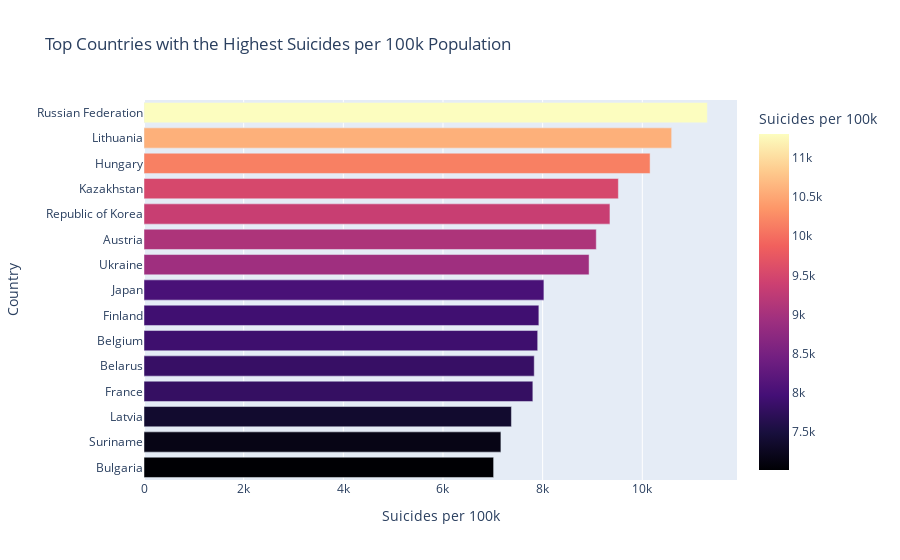

The notebook cell this image was saved under:
### Markdown cell above
It indicates a moderate positive correlation. As the population increases, the number of suicides tends to increase, but the relationship is not perfect. There might be other factors influencing the relationship.

### <a id='4.3'>4.3 Suicides per 100k Population </a>
To mitigate population bias, analyzing suicides per 100k inhabitants:

### Code cell
suicides_by_country_per_100k = []
for country in df['country'].unique():
    suicides_by_country_per_100k.append(sum(df[df['country'] == country]['suicides_per_100k']))

total_suicides_by_country_per_100k = pd.DataFrame(suicides_by_country_per_100k, columns=['suicides_per_100k'])
total_suicides_by_country_per_100k['country'] = df['country'].unique()

quantity = 15
top_countries_per_100k = total_suicides_by_country_per_100k.sort_values('suicides_per_100k', ascending=False)['country'][:quantity]
top_suicides_per_100k = total_suicides_by_country_per_100k.sort_values('suicides_per_100k', ascending=False)['suicides_per_100k'][:quantity]

# reverse the order to have the highest total suicides per 100k at the top
top_countries_per_100k = top_countries_per_100k[::-1]
top_suicides_per_100k = top_suicides_per_100k[::-1]

fig = px.bar(
    x=top_suicides_per_100k,
    y=top_countries_per_100k,
    orientation='h',
    color=top_suicides_per_100k, 
    color_continuous_scale='magma',
    labels={'x': 'Suicides per 100k', 'y': 'Country'},
    title='Top Countries with the Highest Suicides per 100k Population',
)

# customize the appearance
fig.update_layout(
    coloraxis_colorbar=dict(title='Suicides per 100k'),
    coloraxis_showscale=True,  # Hide the color scale
)

fig.show()

### Figure 1 — Plotly figure (JSON) as saved in the notebook; plotly's stock layout.template omitted (floating-point values rounded to 4 significant figures)
{"data": [{"alignmentgroup": "True", "hovertemplate": "Suicides per 100k=%{x}<br>Country=%{y}<br>color=%{marker.color}<extra></extra>", "legendgroup": "", "marker": {"color": [7016.0, 7162.0, 7373.0, 7803.0, 7831.0, 7901.0, 7924.0, 8025.0, 8932.0, 9076.0, 9350.0, 9520.0, 10160.0, 10590.0, 11310.0], "coloraxis": "coloraxis", "pattern": {"shape": ""}}, "name": "", "offsetgroup": "", "orientation": "h", "showlegend": false, "textposition": "auto", "type": "bar", "x": [7016.0, 7162.0, 7373.0, 7803.0, 7831.0, 7901.0, 7924.0, 8025.0, 8932.0, 9076.0, 9350.0, 9520.0, 10160.0, 10590.0, 11310.0], "xaxis": "x", "y": ["Bulgaria", "Suriname", "Latvia", "France", "Belarus", "Belgium", "Finland", "Japan", "Ukraine", "Austria", "Republic of Korea", "Kazakhstan", "Hungary", "Lithuania", "Russian Federation"], "yaxis": "y"}], "layout": {"barmode": "relative", "coloraxis": {"colorbar": {"title": {"text": "Suicides per 100k"}}, "colorscale": [[0, "#000004"], [0.1111, "#180f3d"], [0.2222, "#440f76"], [0.3333, "#721f81"], [0.4444, "#9e2f7f"], [0.5556, "#cd4071"], [0.6667, "#f1605d"], [0.7778, "#fd9668"], [0.8889, "#feca8d"], [1, "#fcfdbf"]], "showscale": true}, "legend": {"tracegroupgap": 0}, "title": {"text": "Top Countries with the Highest Suicides per 100k Population"}, "xaxis": {"anchor": "y", "domain": [0, 1], "title": {"text": "Suicides per 100k"}}, "yaxis": {"anchor": "x", "domain": [0, 1], "title": {"text": "Country"}}}}
